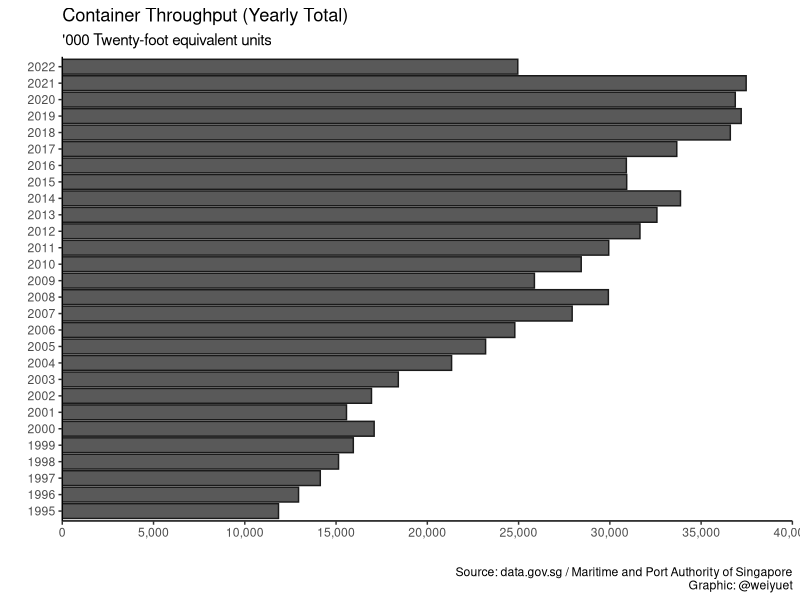
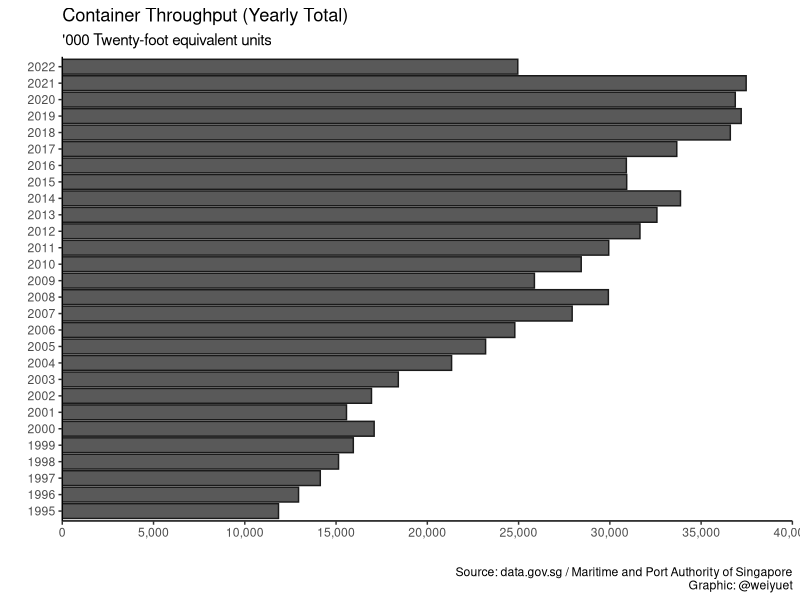

Source code (R) for these figures, in order:
# Load libraries
library(tidyverse)
library(scales)
library(lubridate)

# Load data
container_throughput_monthly <- read_csv("data/container-throughput-monthly-total/container-throughput-monthly.csv")

# Wrangle data
# Convert date from chr to date, separate month and year, prelim plot
container_throughput_monthly %>% separate(month, c("year", "month")) %>% 
  group_by(year) %>% summarise(container_throughput_yearly = sum(container_throughput)) %>% 
  ggplot(aes(x = year, y = container_throughput_yearly)) +
  geom_col(colour = "gray10", fill = "gray35") +
  coord_flip() +
  scale_y_continuous(labels = label_number(big.mark = ","),
                     breaks = seq(0, 40000, 5000),
                     limits = c(0, 40000),
                     expand = c(0, 0)) +
  theme_classic() +
  labs(x = "", y ="",
       title = "Container Throughput (Yearly Total)",
       subtitle = "'000 Twenty-foot equivalent units",
       caption = "Source: data.gov.sg / Maritime and Port Authority of Singapore\nGraphic: @weiyuet")

# Save png
ggsave("figures/container-throughput-yearly-total.png", width = 10, height = 6.5)
  
